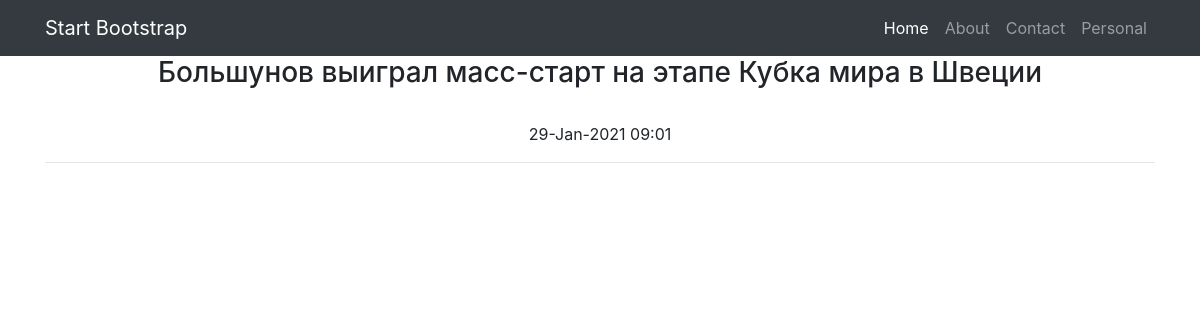
Screenshot of /news/8/ with the database file from the repository.
### news/models.py (models this page shows, shortened)
class Post(models.Model):
    article = 'AT'
    news = 'NW'
    TYPES = [(article, 'статья'), (news, 'новость')]
    author = models.ForeignKey('accounts.Author', on_delete=models.CASCADE)
    type = models.CharField(max_length=2, choices=TYPES, default=news)
    creation_datetime = models.DateTimeField(auto_now_add=True)
    category = models.ManyToManyField(Category, through='PostCategory')
    title = models.CharField(max_length=255)
    content = models.TextField()
    rating = models.IntegerField(default=0)

### news/views.py (the view)
# urls.py: path('<int:pk>/', OneNewsDetail.as_view(), name='one_news'),
class OneNewsDetail(DetailView):
    model = Post
    template_name = 'one_news.html' # название шаблона будет one_news.html
    context_object_name = 'one_news' # название объекта. в нём будет
    queryset = Post.objects.filter(type='NW')

### news/templatetags/custom_filters.py (called while the page is built)
@register.filter(name='profanity')
def profanity(text):
    pf_filter = ProfanityFilter(languages=['ru', 'en'])
    return pf_filter.censor(text)

### templates/one_news.html (shortened to what this page needs)
{% extends 'flatpages/default.html' %}
{% load custom_filters %}
{% block content %}
    <h3>{{ one_news.title }}</h3>
    <br>
    <p2>{{ one_news.creation_datetime|date:'d-M-Y h:m' }}</p2>
    <hr>
{% endblock content %}

### rows the page displays
Post: title "Большунов выиграл масс-старт на этапе Кубка мира в Швеции", creation_datetime "29-Jan-2021 09:01"
